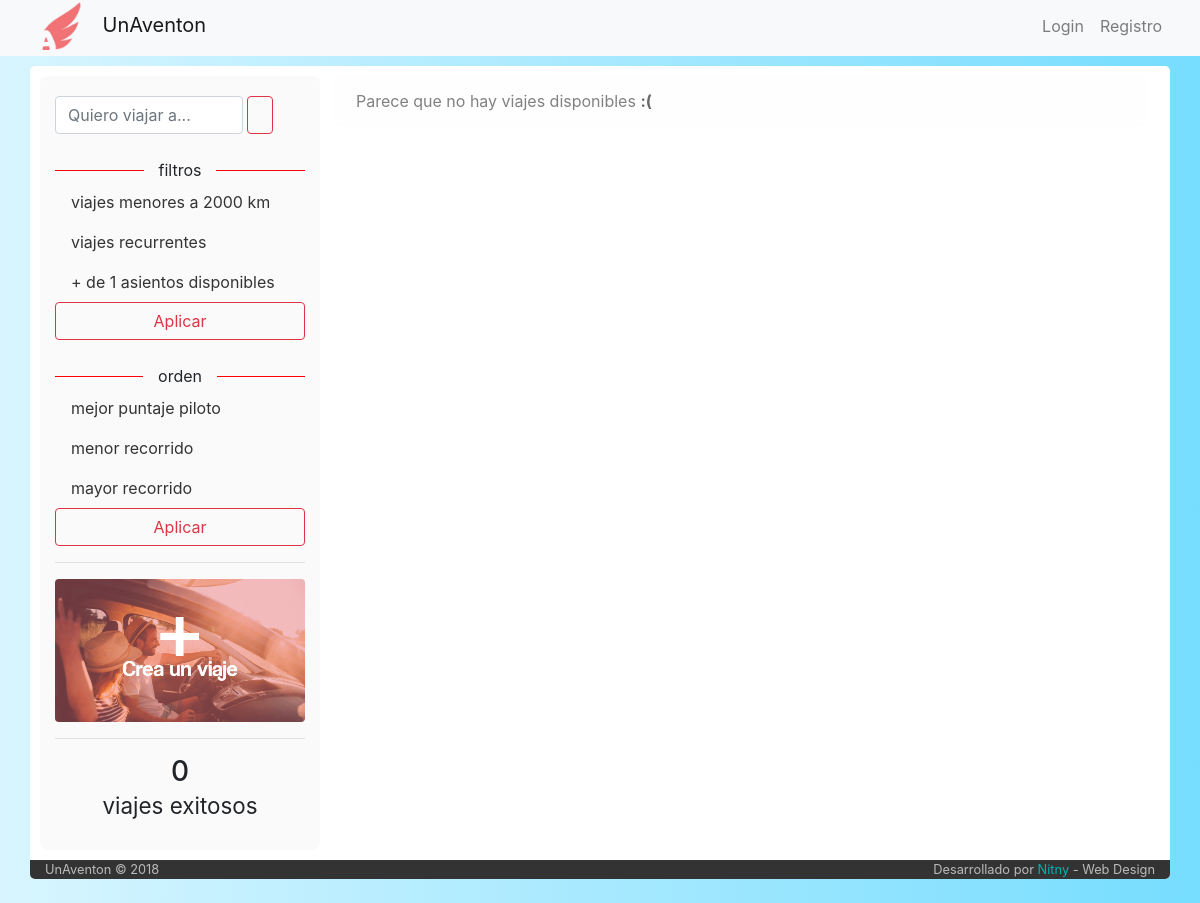
Before: / with the older database file.
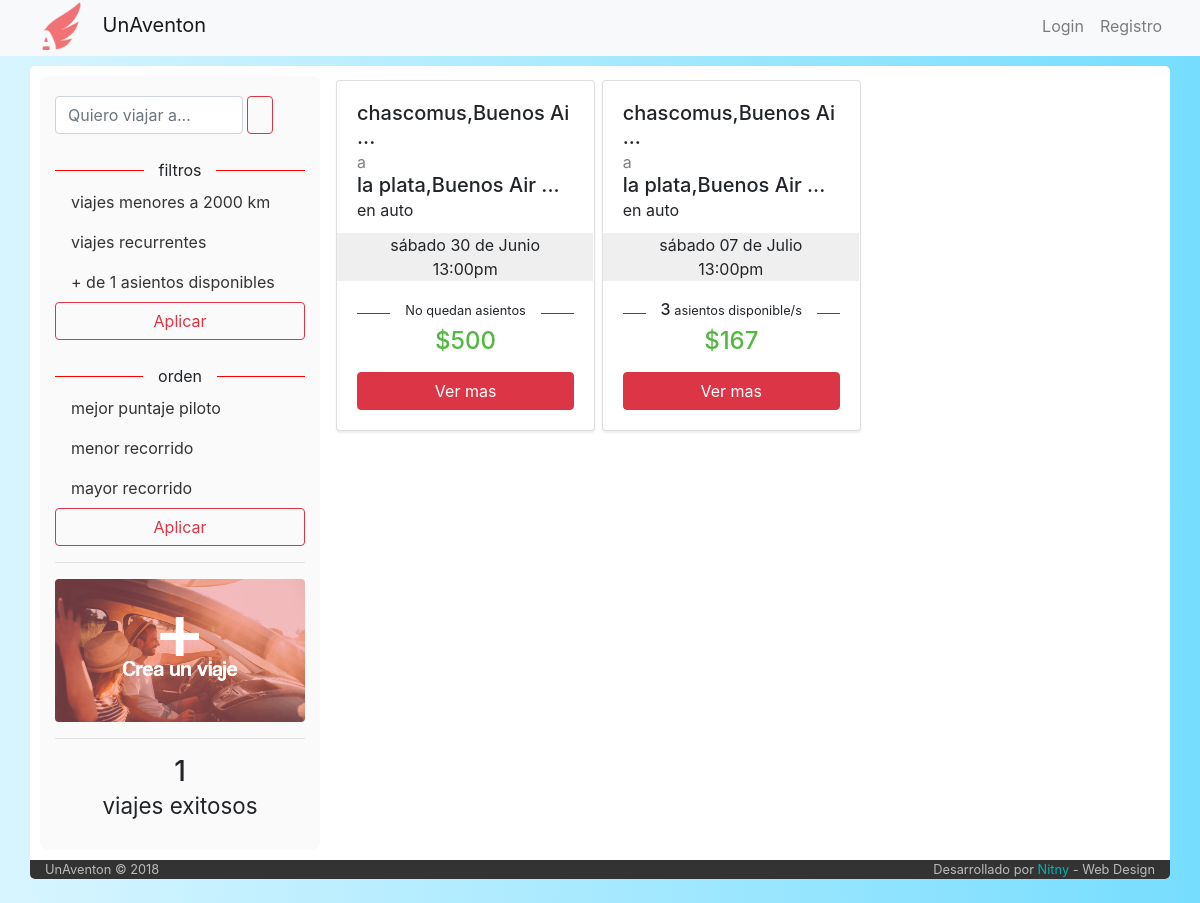
After: the same page with the newer database file.
### tables this page shows
CREATE TABLE IF NOT EXISTS `viaje` (
  `idViaje` int(6) NOT NULL AUTO_INCREMENT,
  `idPiloto` int(6) NOT NULL,
  `idVehiculo` int(6) NOT NULL,
  `fecha_publicacion` datetime NOT NULL,
  `fecha_partida` datetime NOT NULL,
  `tiempo_estimado` int(11) NOT NULL DEFAULT '30',
  `origen` varchar(60) NOT NULL,
  `destino` varchar(60) NOT NULL,
  `asientos_disponibles` int(2) NOT NULL,
  `costo` int(7) NOT NULL,
  `estado` int(1) NOT NULL DEFAULT '1',
  `tipo` varchar(50) NOT NULL DEFAULT 'unico',
  PRIMARY KEY (`idViaje`)
);

CREATE TABLE IF NOT EXISTS `tipo_vehiculo` (
  `idTipo` int(1) NOT NULL AUTO_INCREMENT,
  `icono` varchar(140) DEFAULT NULL,
  `tipo` varchar(11) NOT NULL,
  PRIMARY KEY (`idTipo`)
);

### index.php (called while the page is built, shortened)
<?php
	include ('core/helpers.php');
	include ('php/inicio_body.php');
	$router = new Router;
	$vars = $router->get_variables();
	render($vars);
	include ('php/cierre_body.php');

### controller/home.php (the view, shortened to what this page needs)
<?php
	function render($vars = [])
	{
		?>
		<div class="row" style="padding:10px 10px;">
			<div class="col-md-3" style="background-color: #fafafa; padding: 20px 15px; border-radius: 8px">
				<form class="form-inline my-2 my-lg-0">
				      <input class="form-control mr-sm-1" type="search" aria-label="Search" placeholder="Quiero viajar a..."  style="width: 75%">
				      <button class="btn btn-outline-danger my-2 my-sm-0" type="submit"> <img src="https://png.icons8.com/ios-glyphs/2x/search.png" alt="" style="width:20px; margin-top:-3px"> </button>
				</form>
				<br>
				<div class="strike">
   				<span>filtros</span>
				</div>
				<nav class="nav flex-column">
				  <a class="nav-link active" style="color: #333!important" href="#">viajes menores a 2000 km</a>
				  <a class="nav-link" href="#" style="color: #333!important">viajes recurrentes</a>
				  <a class="nav-link" href="#" style="color: #333!important">+ de 1 asientos disponibles</a>
				</nav>
				<center><button type="button" class="btn btn-outline-danger" style="width:100%">Aplicar</button></center>
				<br>
				<div class="strike">
   				<span>orden</span>
				</div>
				<nav class="nav flex-column">
				  <a class="nav-link active" style="color: #333!important" href="#">mejor puntaje piloto</a>
				  <a class="nav-link" href="#" style="color: #333!important">menor recorrido</a>
				  <a class="nav-link" href="#" style="color: #333!important">mayor recorrido</a>
				</nav>
				<center><button type="button" class="btn btn-outline-danger" style="width:100%">Aplicar</button></center>
				<hr>
				<a href="/altaviaje"><img src="img/boton.jpg" alt="" class="img-fluid boton_crear"></a>
				<hr>
				<h3 style="text-align: center">
				<?php
					include('php/conexion.php');
					$contador=mysqli_query($conexion,"SELECT *
																						from viaje
																						where estado=3")
																						or die ("problmas con el contador");
					echo mysqli_num_rows($contador);
					?>
					<br>
					<small>viajes exitosos</small>
					</h3>
 			</div>
			<div class="col-md-9">
			<?php
			$viajes=mysqli_query($conexion,"SELECT *, tipo_vehiculo.tipo as tipoVehiculo
											from viaje
											inner join usuario on viaje.idPiloto = usuario.idUser
											inner join vehiculo on viaje.idVehiculo = vehiculo.idVehiculo
											inner join tipo_vehiculo on vehiculo.tipo = tipo_vehiculo.idTipo
											where fecha_partida > now() and estado = 1
											order by fecha_partida") or
											die("Problemas en el select:".mysqli_error($conexion));
											if (mysqli_num_rows($viajes) == 0){
							            echo "<div class='alert alert-light' role='alert'>
  																	Parece que no hay viajes disponibles <a href='#' class='alert-link'>:(</a>
																</div>";
							        }
						while ($viaje=mysqli_fetch_array($viajes)){
							$contador_participaciones=mysqli_query($conexion,"SELECT *
																															from participacion
																															where estado=1 and idViaje=$viaje[idViaje]")
																															or die ("problemas en el contador de asientos disponibles");
						  $contador_participaciones = $viaje['asientos_disponibles'] - mysqli_num_rows($contador_participaciones);
							?>
							<div class="card" style="width: 32%; display: inline-block; margin: 4px 1px; box-shadow: 0px 2px 2px #efefef; min-height: 250px">
							  <div class="card-body">
							    <h5 class="card-title"> <span title="<?php echo $viaje['origen'];?>"><?php echo introtext($viaje['origen']); ?></span> <br> <small style="color:grey">a</small> <br> <span title="<?php echo $viaje['destino']; ?>"><?php echo introtext($viaje['destino']); ?></span> <br> <small>en <?php echo $viaje['tipoVehiculo']; ?></small> </h5>
									<div class="row fluid" style="background-color: #EFEFEF; width: 118%; margin-left: -20px">
										<div class="col-md-12">
											<center><?php echo date_toString($viaje['fecha_partida'],"br"); ?></center>
										</div>
									</div>
									<p class="card-text">
										<div class="strike">
											<span><h6><?php if ($contador_participaciones > 0) {
																						echo $contador_participaciones."<small> asientos disponible/s </small>";
																					}
																			else{
																						echo "<small>No quedan asientos</small>";
																			}
											?> </h6></span>
										</div>
										<h4 style="text-align: center; color: #53b842">$<?php
										 																														if ($viaje['asientos_disponibles'] > 0) {echo round($viaje['costo']/$viaje['asientos_disponibles']);}
										 																														else {echo $viaje['costo'];}?></h4>
									</p>
							    <a href="/viaje/<?php echo $viaje['idViaje'];?>/<?php echo $viaje['origen']."-".$viaje['destino'];?>" class="btn btn-danger" style="width: 100%">Ver mas</a>
							  </div>
							</div>
				 <?php } ?>
			 </div>
		</div>
<?php
	}

### php/inicio_body.php (shortened to what this page needs)
<!DOCTYPE html>
<html>
  <head>
    <link rel="stylesheet" href="https://maxcdn.bootstrapcdn.com/bootstrap/4.0.0/css/bootstrap.min.css">
    <link rel="stylesheet" href="/js/Malihu/jquery.mCustomScrollbar.css" />
    <link rel="stylesheet" type="text/css" href="/css/estilo-listado-vehiculos.css">
    <link rel="stylesheet" href="/css/stylo.css">
  </head>
  <body>
    <?php
      include('php/navbar.php');
    ?>
    <div class="container" id="container" style="border-radius: 5px; box-shadow: 0 0 0 #fff; margin-top: 10px;">

### php/navbar.php (shortened to what this page needs)
<nav class="navbar navbar-expand-lg navbar-light bg-light">
  <div class="container" style="background-color:rgba(0, 0, 0, 0.0); margin-top: -3px; padding: 0 0; box-shadow: 0 0 0 #fff">
  <ul class="nav navbar-nav navbar-logo mx-auto">
      <li class="nav-item">
        <img src="/img/logo.png" alt="logo" style="width: 60px; margin-right: 8px; margin-top: -10px; margin-bottom: -10px">
        <a class="navbar-brand" href="/" style="margin-top: 0px; margin-bottom: -40px;">UnAventon</a>
      </li>
    </ul>
  <div class="collapse navbar-collapse" id="navbarSupportedContent">
      <?php
      if(isset($_SESSION['nombre'])){
        ?>
        <ul class='navbar-nav float-right'>
            <li class="nav-item dropdown">
                <a class="nav-link dropdown-toggle" href="#" id="navbarDropdown" role="button" data-toggle="dropdown" aria-haspopup="true" aria-expanded="false">
                  <?php echo $_SESSION['nombre']." ".$_SESSION['apellido']; ?>
                </a>
                <div class="dropdown-menu" aria-labelledby="navbarDropdown">
                  <a class="dropdown-item" href="/perfil">Mi perfil</a>
                  <a class="dropdown-item" href="/logout">Cerrar sesion</a>
                </div>
            </li>
        </ul>
        <?php
      }
      else {
        echo "<ul class='navbar-nav float-right'>
                <li class='nav-item float-right'>
                  <a class='nav-link' href='/login'>Login</a>
                </li>
                  <a class='nav-link' href='/registro'>Registro</a>
              </ul>";
      }
      ?>
  </div>
</div>
</nav>

### php/cierre_body.php (shortened to what this page needs)
<div class="row" style="background-color: #333; color: #bbb; border-bottom-left-radius: 5px; border-bottom-right-radius: 5px; ">
  <div class="col-md-12">
    <small class="float-left">UnAventon © 2018</small>
    <small class="float-right">Desarrollado por <span style="color:#00b3b3">Nitny</span> - Web Design</small>
  </div>
</div>
</div>
<br>
</body>
</html>

### core/helpers.php (shortened to what this page needs)
<?php
function introtext($text) {
  if (strlen($text) > 18) {
      $pos = strpos($text, ' ', "18");
      if ((!$pos) || ($pos > 18)) {
         $pos = 18;
      }
      $text = substr($text, 0, $pos + 1) . " ...";
      return $text;
  }else{
    return $text;
  }
}
function date_toString($fecha,$opc){
  $dias = array("...","lunes","martes","miercoles","jueves","viernes","sábado","domingo");
  $meses = array("Enero","Febrero","Marzo","Abril","Mayo","Junio","Julio","Agosto","Septiembre","Octubre","Noviembre","Diciembre");
  $date = date_create($fecha);
  $string = $dias[date_format($date, 'N')]." ".date_format($date, 'd')." de ".$meses[date_format($date, 'm')-1] ;
  if ($opc =="br"){
    $string .= "<br>";
  }
  else{
    $string .= " - ";
  }
  $string .= date_format($date, 'G:ia');
  return $string;
}

### css/stylo.css (style rules this page uses)
body { background-color: grey; }

### php/inicio_body.php (style rules this page uses)
body { background-color: #fff; background: linear-gradient(-90deg, #76ddff, #d8f5ff); }
.strike { display: block; text-align: center; overflow: hidden; white-space: nowrap; }
.strike > span { position: relative; display: inline-block; }
.strike > span:before, .strike > span:after { content: ""; position: absolute; top: 50%; width: 9999px; height: 1px; background: grey; }
.strike > span:before { right: 100%; margin-right: 15px; }
.strike > span:after { left: 100%; margin-left: 15px; }
.boton_crear { border-radius: 4px; transition: 0.5s }

Changed rows visible on the page:
added viaje: origen "chascomus,Buenos Ai ...", destino "la plata,Buenos Air ...", tipo_vehiculo.tipo "auto", fecha_partida "sábado 30 de Junio 13:00pm", asientos_disponibles "No quedan asientos", $viaje['costo']/$viaje['asientos_disponibles'] "500"
added viaje: origen "chascomus,Buenos Ai ...", destino "la plata,Buenos Air ...", tipo_vehiculo.tipo "auto", fecha_partida "sábado 07 de Julio 13:00pm", asientos_disponibles "3", $viaje['costo']/$viaje['asientos_disponibles'] "167"
Other visible differences:
mysqli_num_rows($contador): "0" → "1"
text no longer shown: "Parece que no hay viajes disponibles :("
